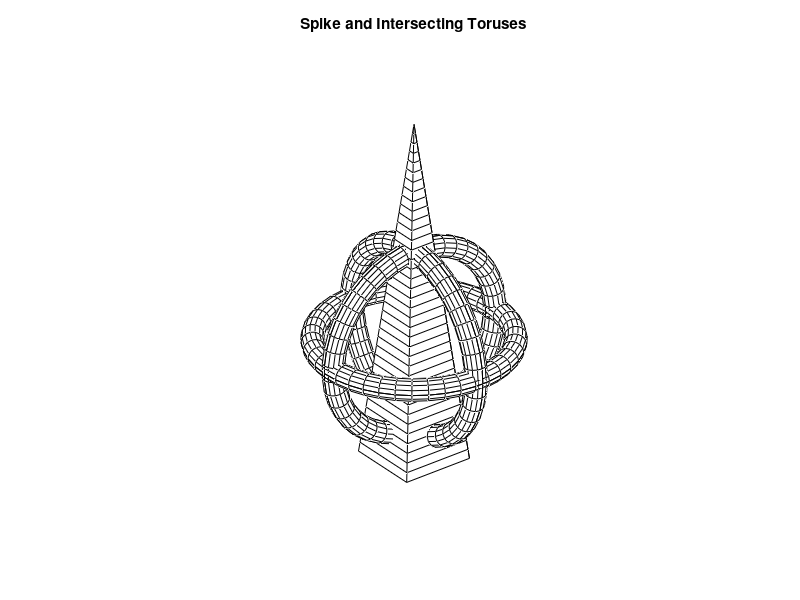

This chart was generated by the following MATLAB code:
function [x1,y1,x2,y2,x3,y3,xf,yf,zf]= ...
                             srfex(da,na,df,nf)
% [x1,y1,x2,y2,x3,y3,xf,yf,zf]= ...
%                            srfex(da,na,df,nf)
% ~~~~~~~~~~~~~~~~~~~~~~~~~~~~~~~~~~~~~~~~~~~~~
%
% This graphics example draws three toruses 
% intersecting a spike.
%
% User m functions called: frus, surfmany

if nargin==0
  da=[4.0,.45]; na=[42,15];  
  df=[2.2,0,15]; nf=[43,4];
end

% Create a torus with polygonal cross section.
% Data for the torus is stored in da and na

r0=da(1); r1=da(2); nfaces=na(1); nlat=na(2);
t=linspace(0,2*pi,nlat)';
xz=[r0+r1*cos(t),r1*sin(t)]; 
z1=xz(:,2); z1=z1(:,ones(1,nfaces+1));
th=linspace(0,2*pi,nfaces+1);
x1=xz(:,1)*cos(th); y1=xz(:,1)*sin(th); 
y2=x1; z2=y1; x2=z1; y3=x2; z3=y2; x3=z2;

% Create a frustum of a pyramid. Data for the
% frustum is stored in df and nf
rb=df(1); rt=df(2); h=df(3); 
[xf,yf,zf]=frus(rb,rt,h,nf); zf=zf-.35*h;

% Plot four figures combined together
hold off; clf; close;
surfmany(x1,y1,z1,x2,y2,z2,x3,y3,z3,xf,yf,zf)
xlabel('x axis'); ylabel('y axis'); 
zlabel('z axis');
title('Spike and Intersecting Toruses');
axis equal; axis('off'); 
colormap([1 1 1]); figure(gcf); hold off;
% print -deps srfex

%=============================================

function [X,Y,Z]=frus(rb,rt,h,n,noplot)
%
% [X,Y,Z]=frus(rb,rt,h,n,noplot)
% ~~~~~~~~~~~~~~~~~~~~~~~~~~~~~~
%
% This function computes points on the surface 
% of a conical frustum which has its axis along 
% the z axis.
%
% rb,rt,h - the base radius,top radius and 
%           height
% n       - vector of two integers defining the 
%           axial and circumferential grid 
%           increments on the surface
% noplot  - parameter input when no plot is
%           desired
%
% X,Y,Z   - points on the surface
%
% User m functions called: none

if nargin==0
  rb=2; rt=1; h=3; n=[23, 35]; 
end

th=linspace(0,2*pi,n(2)+1)'-pi/n(2); 
sl=sqrt(h^2+(rb-rt)^2); s=sl+rb+rt;
m=ceil(n(1)/s*[rb,sl,rt]); 
rbot=linspace(0,rb,m(1));
rside=linspace(rb,rt,m(2));
rtop=linspace(rt,0,m(3));
r=[rbot,rside(2:end),rtop(2:end)]; 
hbot=zeros(1,m(1));
hside=linspace(0,h,m(2));
htop=h*ones(1,m(3));
H=[hbot,hside(2:end),htop(2:end)];
Z=repmat(H,n(2)+1,1); 
xy=exp(i*th)*r; X=real(xy); Y=imag(xy);
if nargin<5
  surf(X,Y,Z); title('Frustum'); xlabel('x axis')
  ylabel('y axis'), zlabel('z axis')
  grid on, colormap([1 1 1]);
  figure(gcf); 
end

%=============================================

function surfmany(varargin) 
%function surfmany(x1,y1,z1,x2,y2,z2,...
%                x3,y3,z3,..,xn,yn,zn)
% This function plots any number of surfaces 
% on the same set of axes without shape 
% distortion. When no input is given then a
% six-legged solid composed of spheres and
% cylinders is shown. 
%
% User m functions called: none
%----------------------------------------------

if nargin==0  
  % Default data for a six-legged solid
  n=10; rs=.25; d=7; rs=2; rc=.75; 
  [xs,ys,zs]=sphere;  [xc,yc,zc]=cylinder;
  xs=rs*xs; ys=rs*ys; zs=rs*zs; 
  xc=rc*xc; yc=rc*yc; zc=2*d*zc-d;
  x1=xs; y1=ys; z1=zs; 
  x2=zs+d; y2=ys; z2=xs;
  x3=zs-d; y3=ys; z3=xs; 
  x4=xs; y4=zs-d; z4=ys;
  x5=xs; y5=zs+d; z5=ys;
  x6=xs; y6=ys; z6=zs+d; 
  x7=xs; y7=ys; z7=zs-d;
  x8=xc; y8=yc; z8=zc;
  x9=zc; y9=xc; z9=yc; 
  x10=yc; y10=zc; z10=xc; 
	varargin={x1,y1,z1,x2,y2,z2,x3,y3,z3,...
		x4,y4,z4,x5,y5,z5,x6,y6,z6,x7,y7,z7,...
		x8,y8,z8,x9,y9,z9,x10,y10,z10};
end 

% Find the data range
n=length(varargin); 
r=realmax*[1,-1,1,-1,1,-1];
s=inline('min([a;b])','a','b');
b=inline('max([a;b])','a','b');
for k=1:3:n	
	x=varargin{k}; y=varargin{k+1}; 
	z=varargin{k+2};
	x=x(:); y=y(:); z=z(:);
	r(1)=s(r(1),x); r(2)=b(r(2),x);
	r(3)=s(r(3),y); r(4)=b(r(4),y);
	r(5)=s(r(5),z); r(6)=b(r(6),z);
end

% Plot each surface
hold off, newplot
for k=1:3:n
	x=varargin{k}; y=varargin{k+1}; 
	z=varargin{k+2};
	surf(x,y,z); axis(r), hold on	
end

% Set axes and display the combined plot 
axis equal, axis(r), grid on
xlabel('x axis'), ylabel('y axis')
zlabel('z axis')
title('SEVERAL SURFACES COMBINED')
% colormap([127/255 1 212/255]); % aquamarine
colormap([1 1 1]);, figure(gcf), hold off 
